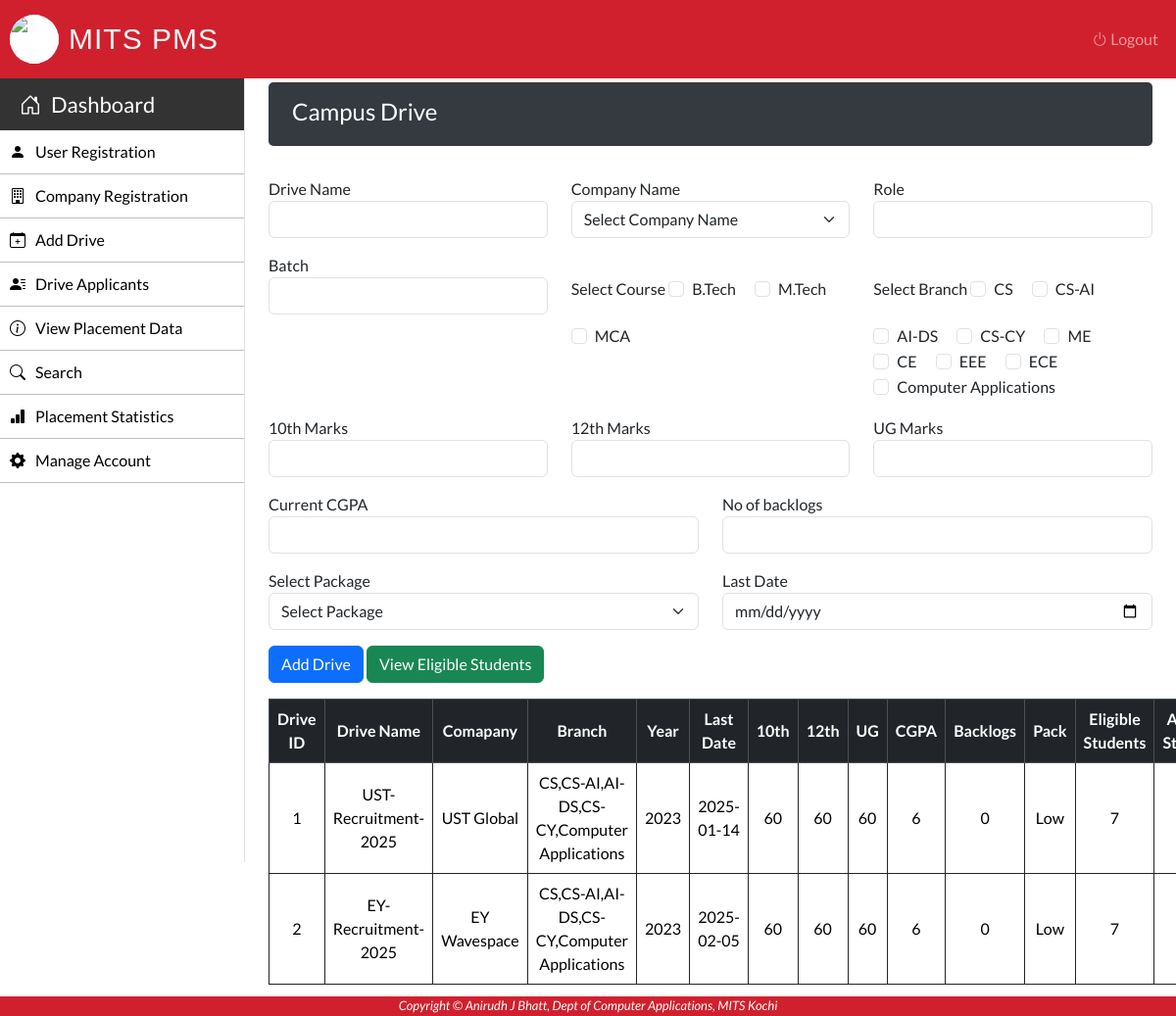
/Admin/campus-drive.php (signed in), run on the app's committed database.
### tables this page shows
CREATE TABLE `drive` (
  `D_ID` int(50) NOT NULL,
  `D_Name` varchar(50) NOT NULL,
  `Role` varchar(50) NOT NULL,
  `Course` varchar(50) NOT NULL,
  `Branch` varchar(50) NOT NULL,
  `Year` int(50) NOT NULL,
  `Marks_10th` int(10) NOT NULL,
  `Marks_12th` int(10) NOT NULL,
  `Marks_UG` int(10) NOT NULL,
  `CGPA` int(10) NOT NULL,
  `Backlogs` int(50) NOT NULL,
  `D_Package` int(10) NOT NULL,
  `D_Date` varchar(30) NOT NULL,
  `C_ID` int(50) NOT NULL
);

CREATE TABLE `company` (
  `C_ID` int(50) NOT NULL,
  `C_Name` varchar(50) NOT NULL,
  `C_Type` varchar(50) NOT NULL,
  `C_YOE` varchar(15) NOT NULL,
  `C_Address` varchar(100) NOT NULL,
  `C_Email` varchar(50) NOT NULL,
  `C_Phone` varchar(50) NOT NULL,
  `C_Person` varchar(50) NOT NULL,
  `C_Website` varchar(50) NOT NULL
);

### Admin/campus-drive.php (the view, shortened to what this page needs)
 <?php
		require_once "../connection/connection.php";
?>
<!DOCTYPE html>
<html lang="en">
<head>
</head>
    <body>
        <?php include('../Common/header.php'); ?>
        <?php include('../Common/admin-sidebar.php'); ?>
        <main role="main" class="mt-1 mb-3 px-md-4 page-content-index">
            <div class="sub-main">
                <div class="dashboard-header flex-wrap flex-md-no-wrap px-3 pt-2 pb-1 mb-3 text-white">
                    <div class="d-flex flex-row">
                        <div class="p-2"><h4>Campus Drive</h4></div>
                    </div>
                </div>
				<div class="row">
					<div class="col-md-12 container-fluid">
						<form method="POST" enctype="multipart/form-data">
							<div class="row mt-3">
								<div class="col-md-4">
									<label>Drive Name</label>
									<input type="text" name="D_Name" class="form-control" required>
								</div>
								<div class="col-md-4">
									<label>Company Name</label>
									<select class="form-select" name="C_ID" required>
										<option>Select Company Name</option>
									</select>
								</div>
								<div class="col-md-4">
									<label>Role</label>
									<input type="text" name="Role" class="form-control" required>
								</div>
							</div>
							<div class="row mt-3">
								<div class="col-md-4">
									<label>Batch</label>
									<input type="number" name="Year" class="form-control" required>
								</div>
								<div class="col">
									<?php
										$batches = ['B.Tech','M.Tech','MCA'];
										echo "<label class='my-4'>Select Course</label>\t";
										foreach ($batches as $batch) {
											echo "\t<div class='form-check form-check-inline'>
													<input class='form-check-input' type='checkbox' name='Course[]' value='$batch'>
													<label class='form-check-label' >$batch</label>
												  </div>\t";
										}
									?>
								</div>
								<div class="col">
									<?php
										$batches = ['CS', 'CS-AI',  'AI-DS', 'CS-CY', 'ME', 'CE', 'EEE', 'ECE', 'Computer Applications'];
										echo "<label class='my-4'>Select Branch</label>\t";
										foreach ($batches as $batch) {
											echo "\t<div class='form-check form-check-inline'>
													<input class='form-check-input' type='checkbox' name='Branch[]' value='$batch'>
													<label class='form-check-label' >$batch</label>
												  </div>\t";
										}
									?>
								</div>
							</div>
							<div class="row mt-3">
								<div class="col-md-4">
									<label>10th Marks</label>
									<input type="number" name="Marks_10th" class="form-control">
								</div>
								<div class="col-md-4">
									<label>12th Marks</label>
									<input type="number" name="Marks_12th" class="form-control" id="">
								</div>
								<div class="col-md-4">
									<label>UG Marks</label>
									<input type="number" name="Marks_UG" class="form-control">
								</div>
							</div>
							<div class="row mt-3">
								<div class="col-md-6">
									<label>Current CGPA</label>
									<input type="number" name="CGPA" class="form-control">
								</div>
								<div class="col-md-6">
									<label>No of backlogs</label>
									<input type="number" name="Backlogs" class="form-control">
								</div>
							</div>
							<div class="row mt-3">
								<div class="col-md-6">
									<label>Select Package</label>
									<select class="form-select" name="D_Package">
										<option>Select Package</option>
									</select>
								</div>
								<div class="col-md-6">
									<label>Last Date</label>
									<input type="date" name="D_Date" class="form-control">
								</div>
							</div>
							<div class="row mt-3">
								<div class="col-md-6">
									<input type="submit" name="Submit" value="Add Drive" class="btn btn-primary">
									<input type="submit" name="View" value="View Eligible Students" class="btn btn-success">
								</div>
							</div>
						</form>
					</div>
				</div>
				<div class="row">
					<div class="col-md-12 container-fluid">
						<section class="my-3">
							<table class="w-100 table table-bordered table-hover border-dark text-center" cellpadding="10">
								<tr class="table-dark">
									<th>Drive ID</th>
									<th>Drive Name</th>
									<th>Comapany</th>
									<th>Branch</th>
									<th>Year</th>
									<th>Last Date</th>
									<th>10th</th>
									<th>12th</th>
									<th>UG</th>
									<th>CGPA</th>
									<th>Backlogs</th>
									<th>Pack</th>
									<th>Eligible Students</th>
									<th>Applied Students</th>
								</tr>
								<?php
									$query="SELECT
												d.*, c.*,
												COUNT(DISTINCT s.Stud_ID) AS Stud_Count,
												COUNT(DISTINCT a.App_ID) AS App_Count
											FROM
												drive d
											LEFT JOIN student s
												ON FIND_IN_SET(s.Stud_Course, d.Course) > 0
												AND FIND_IN_SET(s.Stud_Batch, d.Branch) > 0
												AND d.Year = s.Stud_Year
												AND d.Marks_10th <= s.Marks_10th
												AND d.Marks_12th <= s.Marks_12th
												AND (s.Marks_UG <= 0 OR d.Marks_UG <= s.Marks_UG)
												AND d.CGPA <= s.CGPA
												AND d.Backlogs <= s.Stud_Backlogs
												AND d.D_Package <= s.Stud_Package
											LEFT JOIN application a
												ON a.D_ID = d.D_ID
											LEFT JOIN company c ON
												c.C_ID = d.C_ID
											GROUP BY d.D_ID";
									$pack=array("0"=>"Low","1"=>"Medium","2"=>"High");
									$run=mysqli_query($con,$query);
									while($row=mysqli_fetch_array($run)) {
										echo "<tr>";
										echo "<td>".$row['D_ID']."</td>";
										echo "<td>".$row['D_Name']."</td>";
										echo "<td>".$row['C_Name']."</td>";
										echo "<td>".$row['Branch']."</td>";
										echo "<td>".$row['Year']."</td>";
										echo "<td>".$row['D_Date']."</td>";
										echo "<td>".$row['Marks_10th']."</td>";
										echo "<td>".$row['Marks_12th']."</td>";
										echo "<td>".$row['Marks_UG']."</td>";
										echo "<td>".$row['CGPA']."</td>";
										echo "<td>".$row['Backlogs']."</td>";
										echo "<td>".$pack[$row['D_Package']]."</td>";
										echo "<td>".$row['Stud_Count']."</td>";
										echo "<td>".$row['App_Count']."</td>";
										echo "</tr>";
									}
								?>
							</table>
						</section>
					</div>
				</div>
			</div>
        </main>
        <?php include('../Common/footer.php'); ?>
    </body>
</html>

### Common/header.php (shortened to what this page needs)
<html lang="en">
<head>
    <link href="https://cdn.jsdelivr.net/npm/bootstrap@5.3.3/dist/css/bootstrap.min.css" rel="stylesheet">
    <link rel="stylesheet" href="https://cdn.jsdelivr.net/npm/bootstrap-icons@1.11.3/font/bootstrap-icons.min.css">
    <link rel="stylesheet" href="../Css/style.css">
</head>
<body>
    <nav class="navbar navbar-expand-lg  navbar-dark header-back sticky-top">
        <a class="navbar-brand d-flex align-items-center" href="">
            <img src="../Images/cdc_mits_logo.png" class="logo-image bg-white" width="50" height="50">
            <h3 class="text-light text-uppercase ml-2">MITS PMS</h3>
        </a>
        <div class="collapse navbar-collapse" id="navbarNavDropdown">
            <ul class="navbar-nav ms-auto">
                <li class="nav-item">
                    <a class="nav-link btn" href="../login/logout.php">
                        <i class="bi bi-power" aria-hidden="true"></i>  Logout
                    </a>
                </li>
            </ul>
        </div>
    </nav>
</body>
</html>

### Common/admin-sidebar.php (shortened to what this page needs)
<div class="sidebar border-end">
    <div class="sidebar-header">
        <div class="nav-item">
            <a class="nav-link text-white" href="../Admin/admin-index.php">
                <i class="bi bi-house-door" aria-hidden="true"></i> Dashboard
            </a>
        </div>
    </div>
    <ul class="nav flex-column">
        <li class="nav-item">
            <a class="nav-link" href="../Admin/user-registration.php">
                <i class="bi bi-person-fill"></i> User Registration
            </a>
        </li>
        <li>
            <a class="nav-link" href="../Admin/company-registration.php">
                <i class="bi bi-building"></i> Company Registration
            </a>
        </li>
        <li>
            <a class="nav-link" href="../Admin/campus-drive.php">
                <i class="bi bi-calendar-plus"></i> Add Drive
            </a>
        </li>
        <li>
            <a class="nav-link" href="../Admin/drive-details.php">
                <i class="bi bi-person-lines-fill"></i> Drive Applicants
            </a>
        </li>
        <li>
            <a class="nav-link" href="../Admin/placement-data.php">
                <i class="bi bi-info-circle"></i> View Placement Data
            </a>
        </li>
        <li>
            <a class="nav-link" href="../Admin/search.php">
                <i class="bi bi-search"></i> Search
            </a>
        </li>
        <li>
            <a class="nav-link" href="../Admin/placement-statistics.php">
                <i class="bi bi-bar-chart-fill"></i> Placement Statistics
            </a>
        </li>
        <li>
            <a class="nav-link" href="../Admin/manage-accounts.php">
                <i class="bi bi-gear-fill"></i> Manage Account
            </a>
        </li>
    </ul>
</div>

### Common/footer.php
<footer class="footer">
    <p>Copyright © Anirudh J Bhatt, Dept of Computer Applications, MITS Kochi</p>
</footer>

### Css/style.css (style rules this page uses)
body { font-family: 'Lato', sans-serif; background-color: #ffffff; }
.sidebar { background-color: #ffffff; color: white; height: 100vh; position: fixed; width: 250px; padding: 0; overflow-y: auto; }
.sidebar-header { background: #333333; font-size: 22px; text-align: center; }
.sidebar a { color: white; text-decoration: none; display: flex; align-items: center; gap: 10px; padding: 10px; }
.sidebar ul { background-color: #ffffff; }
.sidebar ul li { border-bottom: 1px solid rgb(192, 190, 190); height: fit-content; }
.sidebar ul li a { font-size: 16px; color: black; }
.header-back { background-color: #d1202d; padding: 10px; height: fit-content; }
.navbar-brand h3 { font-family: 'Poppins', sans-serif; margin-bottom: 0; letter-spacing: 1px; margin-left: 10px; font-size: 30px; display: flex; }
.logo-image { border-radius: 50%; transition: transform 0.3s ease; }
main { margin-left: 250px; overflow-x: hidden; }
.dashboard-header { background-color: #343a40; border-radius: 5px; text-align: left; }
table { width: 100%; }
table td, table th { vertical-align: middle !important; }
img { display: block; margin: 0 auto; max-width: 100%; border-radius: 50%; }
.footer { background-color: #d1202d; color: white; text-align: center; position: fixed; bottom: 0; width: 100%; font-size: small; font-style: italic; height: 20px; }

### data on the page
drive: D_ID "1", D_Name "UST-Recruitment-2025", C_ID.C_Name "UST Global", Branch "CS,CS-AI,AI-DS,CS-CY,Computer Applications", Year "2023", D_Date "2025-01-14", Marks_10th "60", Marks_12th "60", Marks_UG "60", CGPA "6", Backlogs "0", D_Package "Low", Stud_Count "7"
drive: D_ID "2", D_Name "EY-Recruitment-2025", C_ID.C_Name "EY Wavespace", Branch "CS,CS-AI,AI-DS,CS-CY,Computer Applications", Year "2023", D_Date "2025-02-05", Marks_10th "60", Marks_12th "60", Marks_UG "60", CGPA "6", Backlogs "0", D_Package "Low", Stud_Count "7"

### other printed values
$batch "B.Tech"
$batch "M.Tech"
$batch "MCA"
$batch "CS"
$batch "CS-AI"
$batch "AI-DS"
$batch "CS-CY"
$batch "ME"
$batch "CE"
$batch "EEE"
$batch "ECE"
$batch "Computer Applications"
